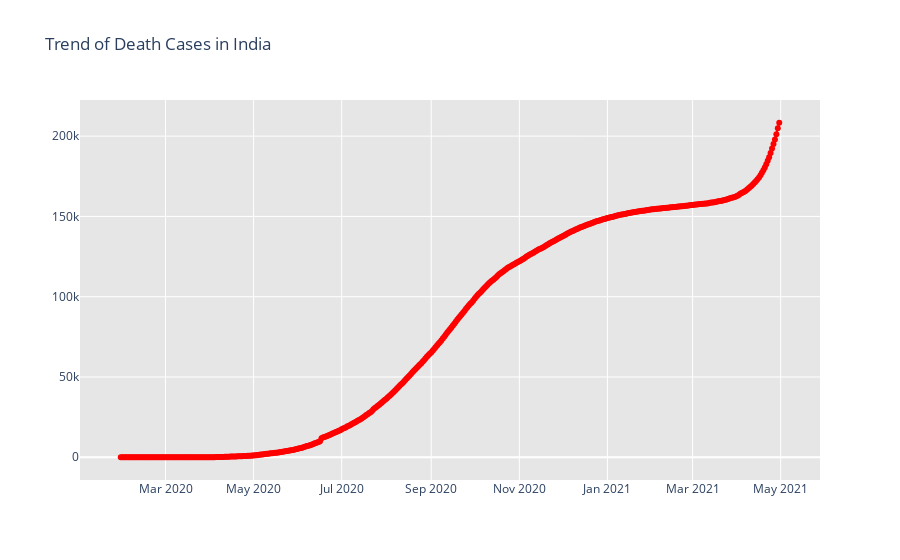
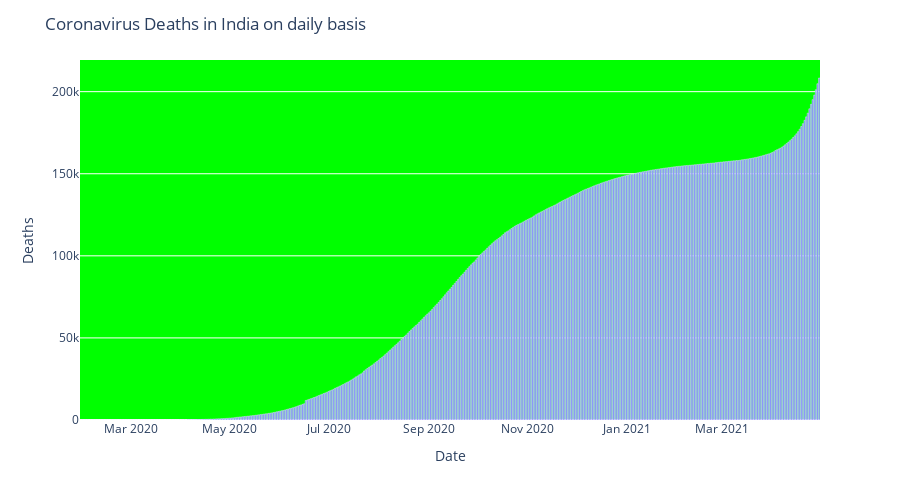

Notebook source saved alongside these figures, in order:
### Markdown cell above
## Deaths Day-Wise

### Code cell
fig = go.Figure()
fig.add_trace(go.Scatter(x=df_death_india['Date'], y = df_death_india['Deaths'], mode='lines+markers',name='Total Deaths',line=dict(color='Red', width=2)))
fig.update_layout(title_text='Trend of Death Cases in India',plot_bgcolor='rgb(230, 230, 230)')
fig.show()
# New COVID-19 cases reported daily in India
import plotly.express as px
fig = px.bar(df_death_india, x="Date", y="Deaths", barmode='group', height=500)
fig.update_layout(title_text='Coronavirus Deaths in India on daily basis',plot_bgcolor='lime')
fig.show()

### Figure 1 — Plotly figure (JSON) as saved in the notebook; plotly's stock layout.template omitted (floating-point values rounded to 4 significant figures; data arrays with more than 128 entries replaced by an {"elided": "..."} marker saying what was removed)
{"data": [{"line": {"color": "Red", "width": 2}, "mode": "lines+markers", "name": "Total Deaths", "type": "scatter", "x": {"elided": "457 str values"}, "y": {"elided": "457 int values"}}], "layout": {"plot_bgcolor": "rgb(230, 230, 230)", "title": {"text": "Trend of Death Cases in India"}}}

### Figure 2 — Plotly figure (JSON) as saved in the notebook; plotly's stock layout.template omitted (floating-point values rounded to 4 significant figures; data arrays with more than 128 entries replaced by an {"elided": "..."} marker saying what was removed)
{"data": [{"alignmentgroup": "True", "hovertemplate": "Date=%{x}<br>Deaths=%{y}<extra></extra>", "legendgroup": "", "marker": {"color": "#636efa"}, "name": "", "offsetgroup": "", "orientation": "v", "showlegend": false, "textposition": "auto", "type": "bar", "x": {"elided": "457 str values"}, "xaxis": "x", "y": {"elided": "457 int values"}, "yaxis": "y"}], "layout": {"barmode": "group", "height": 500, "legend": {"tracegroupgap": 0}, "margin": {"t": 60}, "plot_bgcolor": "lime", "title": {"text": "Coronavirus Deaths in India on daily basis"}, "xaxis": {"anchor": "y", "domain": [0, 1], "title": {"text": "Date"}}, "yaxis": {"anchor": "x", "domain": [0, 1], "title": {"text": "Deaths"}}}}
